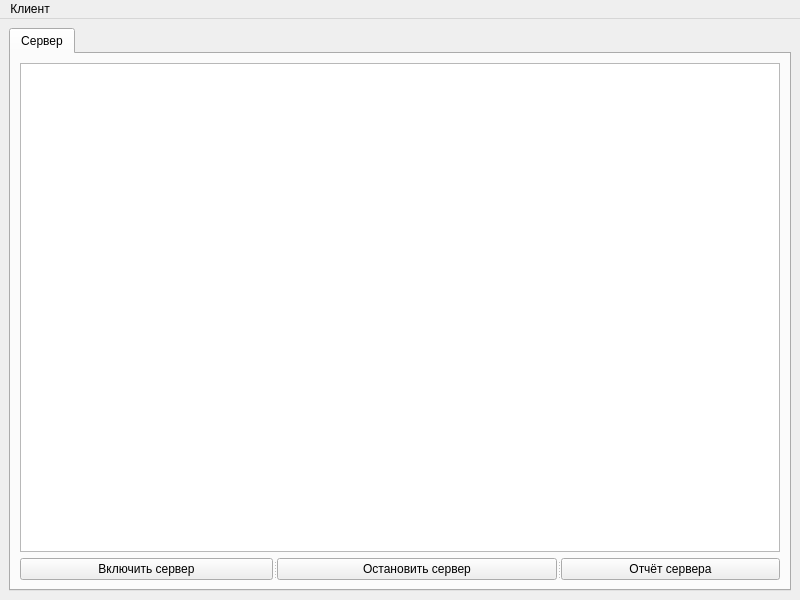
<?xml version="1.0" encoding="UTF-8"?>
<ui version="4.0">
 <class>MainWindow</class>
 <widget class="QMainWindow" name="MainWindow">
  <property name="geometry">
   <rect>
    <x>0</x>
    <y>0</y>
    <width>800</width>
    <height>600</height>
   </rect>
  </property>
  <property name="windowTitle">
   <string>NetMonitor</string>
  </property>
  <widget class="QWidget" name="centralwidget">
   <layout class="QHBoxLayout" name="horizontalLayout">
    <item>
     <widget class="QTabWidget" name="tabWidget">
      <property name="enabled">
       <bool>true</bool>
      </property>
      <property name="currentIndex">
       <number>0</number>
      </property>
      <widget class="QWidget" name="tabServer">
       <attribute name="title">
        <string>Сервер</string>
       </attribute>
       <layout class="QVBoxLayout" name="verticalLayout">
        <item>
         <widget class="QTextEdit" name="consoleServer">
          <property name="enabled">
           <bool>true</bool>
          </property>
          <property name="readOnly">
           <bool>true</bool>
          </property>
          <property name="html">
           <string>&lt;!DOCTYPE HTML PUBLIC &quot;-//W3C//DTD HTML 4.0//EN&quot; &quot;http://www.w3.org/TR/REC-html40/strict.dtd&quot;&gt;
&lt;html&gt;&lt;head&gt;&lt;meta name=&quot;qrichtext&quot; content=&quot;1&quot; /&gt;&lt;meta charset=&quot;utf-8&quot; /&gt;&lt;style type=&quot;text/css&quot;&gt;
p, li { white-space: pre-wrap; }
hr { height: 1px; border-width: 0; }
li.unchecked::marker { content: &quot;\2610&quot;; }
li.checked::marker { content: &quot;\2612&quot;; }
&lt;/style&gt;&lt;/head&gt;&lt;body style=&quot; font-family:'Cantarell'; font-size:11pt; font-weight:400; font-style:normal;&quot;&gt;
&lt;p style=&quot;-qt-paragraph-type:empty; margin-top:0px; margin-bottom:0px; margin-left:0px; margin-right:0px; -qt-block-indent:0; text-indent:0px;&quot;&gt;&lt;br /&gt;&lt;/p&gt;&lt;/body&gt;&lt;/html&gt;</string>
          </property>
         </widget>
        </item>
        <item>
         <widget class="QSplitter" name="splitter">
          <property name="orientation">
           <enum>Qt::Orientation::Horizontal</enum>
          </property>
          <widget class="QPushButton" name="buttonStart">
           <property name="text">
            <string>Включить сервер</string>
           </property>
          </widget>
          <widget class="QPushButton" name="buttonStop">
           <property name="text">
            <string>Остановить сервер</string>
           </property>
          </widget>
          <widget class="QPushButton" name="buttonWrite">
           <property name="text">
            <string>Отчёт сервера</string>
           </property>
          </widget>
         </widget>
        </item>
       </layout>
      </widget>
     </widget>
    </item>
   </layout>
  </widget>
  <widget class="QMenuBar" name="menubar">
   <property name="geometry">
    <rect>
     <x>0</x>
     <y>0</y>
     <width>800</width>
     <height>23</height>
    </rect>
   </property>
   <widget class="QMenu" name="menuClient">
    <property name="title">
     <string>Клиент</string>
    </property>
    <addaction name="createClient"/>
   </widget>
   <addaction name="menuClient"/>
  </widget>
  <action name="createClient">
   <property name="text">
    <string>Создать клиента</string>
   </property>
  </action>
  <action name="settingsServer">
   <property name="text">
    <string>Настроить сервер</string>
   </property>
  </action>
 </widget>
 <resources/>
 <connections/>
</ui>
